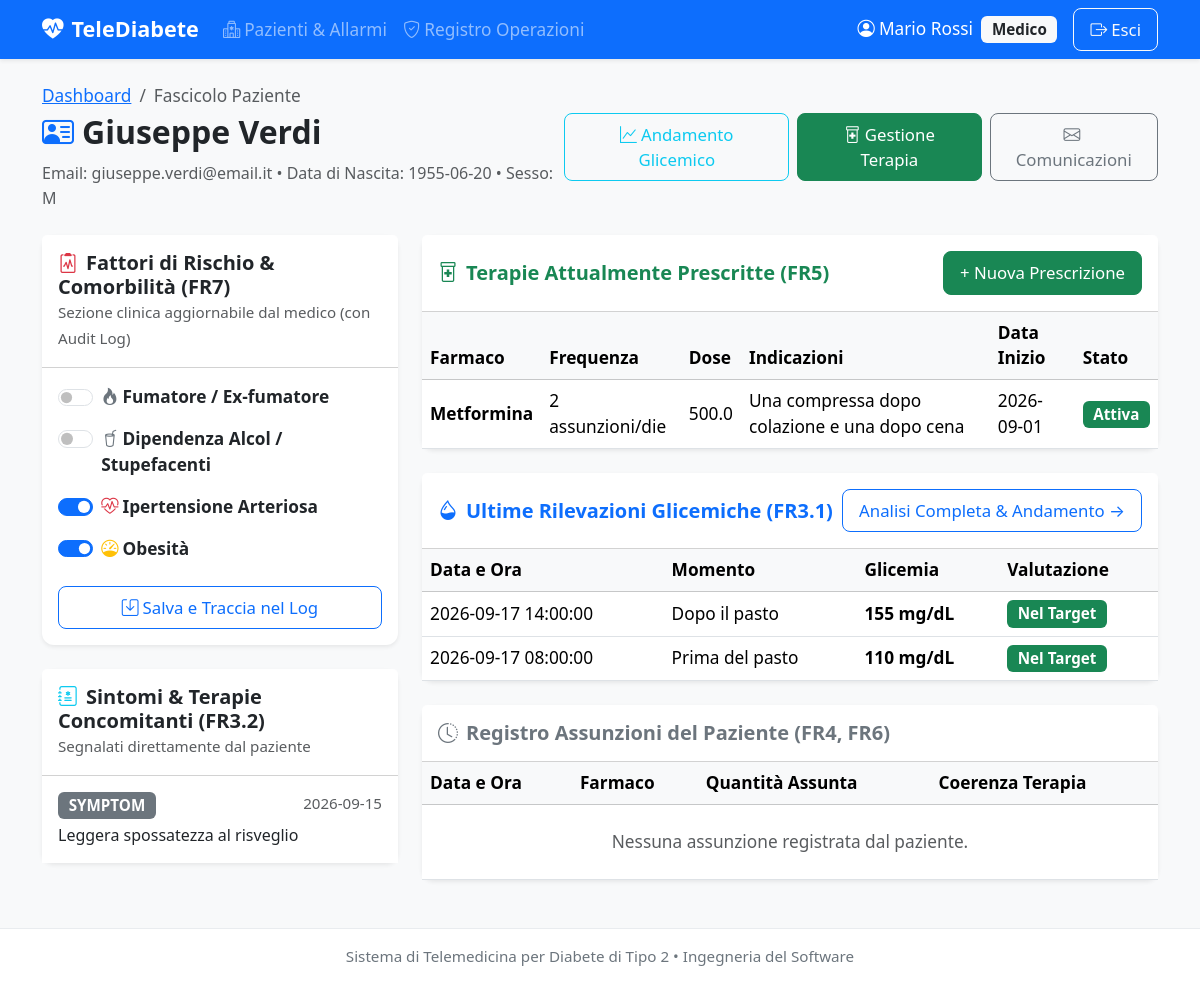
The page /doctor/patient/3/dossier (signed in) on the database its author committed.
### tables this page shows
CREATE TABLE users (
    id INTEGER PRIMARY KEY AUTOINCREMENT,
    email VARCHAR(100) UNIQUE NOT NULL,
    password_hash VARCHAR(255) NOT NULL,
    first_name VARCHAR(50) NOT NULL,
    last_name VARCHAR(50) NOT NULL,
    role INTEGER NOT NULL CHECK (role IN (0, 1, 2)), -- 0: Patient, 1: Doctor, 2: Admin
    is_active BOOLEAN DEFAULT 1
);

CREATE TABLE patients (
    user_id INTEGER PRIMARY KEY,
    doctor_id INTEGER NOT NULL,
    date_of_birth DATE,
    gender CHAR(1) CHECK (gender IN ('M', 'F', 'O')),
    FOREIGN KEY(user_id) REFERENCES users(id) ON DELETE CASCADE,
    FOREIGN KEY(doctor_id) REFERENCES users(id)
);

CREATE TABLE clinical_events (
    id INTEGER PRIMARY KEY AUTOINCREMENT,
    patient_id INTEGER NOT NULL,
    event_type VARCHAR(20) NOT NULL CHECK (event_type IN ('SYMPTOM', 'PATHOLOGY', 'OTHER_DRUG')),
    description TEXT NOT NULL,
    start_date DATE NOT NULL,
    end_date DATE,
    FOREIGN KEY(patient_id) REFERENCES patients(user_id) ON DELETE CASCADE
);

CREATE TABLE therapies (
    id INTEGER PRIMARY KEY AUTOINCREMENT,
    patient_id INTEGER NOT NULL,
    doctor_id INTEGER NOT NULL,
    drug_name VARCHAR(100) NOT NULL,
    daily_doses INTEGER NOT NULL CHECK (daily_doses > 0),
    quantity_per_dose REAL NOT NULL CHECK (quantity_per_dose > 0),
    instructions VARCHAR(255),
    is_active BOOLEAN DEFAULT 1,
    start_date DATE NOT NULL DEFAULT (CURRENT_DATE),
    FOREIGN KEY(patient_id) REFERENCES patients(user_id) ON DELETE CASCADE,
    FOREIGN KEY(doctor_id) REFERENCES users(id)
);

CREATE TABLE glycemic_readings (
    id INTEGER PRIMARY KEY AUTOINCREMENT,
    patient_id INTEGER NOT NULL,
    glucose_level INTEGER NOT NULL CHECK (glucose_level > 0),
    reading_datetime DATETIME NOT NULL,
    meal_context VARCHAR(20) NOT NULL CHECK (meal_context IN ('BEFORE_MEAL', 'AFTER_MEAL')),
    FOREIGN KEY(patient_id) REFERENCES patients(user_id) ON DELETE CASCADE
);

### app/controllers/DoctorController.py (the view)
@doctor_bp.route('/doctor/patient/<int:patient_id>/dossier')
@doctor_required
def patient_dossier(patient_id):
    doctor_id = session['user_id']
    patient = patient_service.get_patient(patient_id)
    if not patient:
        flash("Paziente non trovato.", "danger")
        return redirect(url_for('doctor.dashboard'))
    audit_service.log_operation(doctor_id, "VIEW_PATIENT", patient_id, f"Consultazione fascicolo paziente {patient.full_name}")
    medical_record = record_service.get_patient_record(patient_id)
    active_therapies = therapy_service.get_active_therapies(patient_id)
    all_therapies = therapy_service.get_all_therapies(patient_id)
    clinical_events = record_service.get_clinical_events(patient_id)
    recent_readings = measurement_service.get_patient_readings(patient_id, limit=10)
    recent_intakes = therapy_service.get_patient_intakes(patient_id, limit=10)
    return render_template(
        'doctor/patient_dossier.html',
        patient=patient,
        medical_record=medical_record,
        active_therapies=active_therapies,
        all_therapies=all_therapies,
        clinical_events=clinical_events,
        recent_readings=recent_readings,
        recent_intakes=recent_intakes
    )

### app/templates/doctor/patient_dossier.html (shortened to what this page needs)
{% extends "base.html" %}
{% block content %}
<div class="d-flex justify-content-between align-items-center mb-4">
    <div>
        <nav aria-label="breadcrumb">
            <ol class="breadcrumb mb-1">
                <li class="breadcrumb-item"><a href="{{ url_for('doctor.dashboard') }}">Dashboard</a></li>
                <li class="breadcrumb-item active">Fascicolo Paziente</li>
            </ol>
        </nav>
        <h2 class="fw-bold"><i class="bi bi-person-vcard text-primary me-2"></i>{{ patient.full_name }}</h2>
        <span class="text-muted fs-6">
            Email: {{ patient.email }} &bull; Data di Nascita: {{ patient.date_of_birth or 'N/D' }} &bull; Sesso: {{ patient.gender or 'N/D' }}
        </span>
    </div>
    <div class="d-flex gap-2">
        <a href="{{ url_for('doctor.patient_trends', patient_id=patient.user_id) }}" class="btn btn-outline-info">
            <i class="bi bi-graph-up me-1"></i>Andamento Glicemico
        </a>
        <a href="{{ url_for('doctor.manage_therapy', patient_id=patient.user_id) }}" class="btn btn-success">
            <i class="bi bi-prescription2 me-1"></i>Gestione Terapia
        </a>
        <a href="{{ url_for('doctor.messages', patient_id=patient.user_id) }}" class="btn btn-outline-secondary">
            <i class="bi bi-envelope me-1"></i>Comunicazioni
        </a>
    </div>
</div>
<div class="row g-4">
    <div class="col-lg-4">
        <div class="card shadow-sm border-0">
            <div class="card-header bg-white py-3">
                <h5 class="mb-0 fw-bold text-dark">
                    <i class="bi bi-clipboard2-pulse me-2 text-danger"></i>Fattori di Rischio & Comorbilità (FR7)
                </h5>
                <small class="text-muted">Sezione clinica aggiornabile dal medico (con Audit Log)</small>
            </div>
            <div class="card-body">
                <form method="POST" action="{{ url_for('doctor.update_medical_record', patient_id=patient.user_id) }}">
                    <div class="form-check form-switch mb-3">
                        <input class="form-check-input" type="checkbox" role="switch" id="is_smoker" name="is_smoker"
                               {% if medical_record.is_smoker %}checked{% endif %}>
                        <label class="form-check-label fw-semibold" for="is_smoker">
                            <i class="bi bi-fire me-1 text-secondary"></i>Fumatore / Ex-fumatore
                        </label>
                    </div>
                    <div class="form-check form-switch mb-3">
                        <input class="form-check-input" type="checkbox" role="switch" id="has_alcohol_issues" name="has_alcohol_issues"
                               {% if medical_record.has_alcohol_issues %}checked{% endif %}>
                        <label class="form-check-label fw-semibold" for="has_alcohol_issues">
                            <i class="bi bi-cup-straw me-1 text-secondary"></i>Dipendenza Alcol / Stupefacenti
                        </label>
                    </div>
                    <div class="form-check form-switch mb-3">
                        <input class="form-check-input" type="checkbox" role="switch" id="has_hypertension" name="has_hypertension"
                               {% if medical_record.has_hypertension %}checked{% endif %}>
                        <label class="form-check-label fw-semibold" for="has_hypertension">
                            <i class="bi bi-heart-pulse me-1 text-danger"></i>Ipertensione Arteriosa
                        </label>
                    </div>
                    <div class="form-check form-switch mb-4">
                        <input class="form-check-input" type="checkbox" role="switch" id="has_obesity" name="has_obesity"
                               {% if medical_record.has_obesity %}checked{% endif %}>
                        <label class="form-check-label fw-semibold" for="has_obesity">
                            <i class="bi bi-speedometer me-1 text-warning"></i>Obesità
                        </label>
                    </div>
                    <div class="d-grid">
                        <button type="submit" class="btn btn-outline-primary">
                            <i class="bi bi-save me-1"></i>Salva e Traccia nel Log
                        </button>
                    </div>
                </form>
            </div>
        </div>
        <div class="card shadow-sm border-0 mt-4">
            <div class="card-header bg-white py-3">
                <h5 class="mb-0 fw-bold text-dark">
                    <i class="bi bi-journal-medical me-2 text-info"></i>Sintomi & Terapie Concomitanti (FR3.2)
                </h5>
                <small class="text-muted">Segnalati direttamente dal paziente</small>
            </div>
            <div class="card-body p-0">
                {% if clinical_events %}
                    <ul class="list-group list-group-flush">
                        {% for ev in clinical_events %}
                            <li class="list-group-item p-3">
                                <div class="d-flex justify-content-between mb-1">
                                    <span class="badge bg-secondary">{{ ev.event_type }}</span>
                                    <small class="text-muted">{{ ev.start_date }} {% if ev.end_date %} - {{ ev.end_date }}{% endif %}</small>
                                </div>
                                <p class="mb-0 fs-6">{{ ev.description }}</p>
                            </li>
                        {% endfor %}
                    </ul>
                {% else %}
                    <div class="p-4 text-center text-muted">
                        Nessun evento clinico o sintomo segnalato.
                    </div>
                {% endif %}
            </div>
        </div>
    </div>
    <div class="col-lg-8">
        <div class="card shadow-sm border-0 mb-4">
            <div class="card-header bg-white py-3 d-flex justify-content-between align-items-center">
                <h5 class="mb-0 fw-bold text-success">
                    <i class="bi bi-prescription2 me-2"></i>Terapie Attualmente Prescritte (FR5)
                </h5>
                <a href="{{ url_for('doctor.manage_therapy', patient_id=patient.user_id) }}" class="btn btn-sm btn-success">
                    + Nuova Prescrizione
                </a>
            </div>
            <div class="table-responsive">
                <table class="table table-hover align-middle mb-0">
                    <thead class="table-light">
                        <tr>
                            <th>Farmaco</th>
                            <th>Frequenza</th>
                            <th>Dose</th>
                            <th>Indicazioni</th>
                            <th>Data Inizio</th>
                            <th>Stato</th>
                        </tr>
                    </thead>
                    <tbody>
                        {% if active_therapies %}
                            {% for t in active_therapies %}
                                <tr>
                                    <td><strong>{{ t.drug_name }}</strong></td>
                                    <td>{{ t.daily_doses }} assunzioni/die</td>
                                    <td>{{ t.quantity_per_dose }}</td>
                                    <td>{{ t.instructions or '-' }}</td>
                                    <td>{{ t.start_date }}</td>
                                    <td><span class="badge bg-success">Attiva</span></td>
                                </tr>
                            {% endfor %}
                        {% else %}
                            <tr>
                                <td colspan="6" class="text-center text-muted py-4">Nessuna terapia attiva registrata per questo paziente.</td>
                            </tr>
                        {% endif %}
                    </tbody>
                </table>
            </div>
        </div>
        <div class="card shadow-sm border-0 mb-4">
            <div class="card-header bg-white py-3 d-flex justify-content-between align-items-center">
                <h5 class="mb-0 fw-bold text-primary">
                    <i class="bi bi-droplet-half me-2"></i>Ultime Rilevazioni Glicemiche (FR3.1)
                </h5>
                <a href="{{ url_for('doctor.patient_trends', patient_id=patient.user_id) }}" class="btn btn-sm btn-outline-primary">
                    Analisi Completa & Andamento &rarr;
                </a>
            </div>
            <div class="table-responsive">
                <table class="table table-hover align-middle mb-0">
                    <thead class="table-light">
                        <tr>
                            <th>Data e Ora</th>
                            <th>Momento</th>
                            <th>Glicemia</th>
                            <th>Valutazione</th>
                        </tr>
                    </thead>
                    <tbody>
                        {% if recent_readings %}
                            {% for r in recent_readings %}
                                <tr>
                                    <td>{{ r.reading_datetime }}</td>
                                    <td>{{ r.meal_context_label }}</td>
                                    <td><strong>{{ r.glucose_level }} mg/dL</strong></td>
                                    <td>
                                        {% if (r.meal_context == 'BEFORE_MEAL' and (r.glucose_level < 80 or r.glucose_level > 130)) or (r.meal_context == 'AFTER_MEAL' and r.glucose_level > 180) %}
                                            {% if r.glucose_level < 60 or r.glucose_level >= 250 %}
                                                <span class="badge bg-danger">Critico</span>
                                            {% else %}
                                                <span class="badge bg-warning text-dark">Fuori Soglia</span>
                                            {% endif %}
                                        {% else %}
                                            <span class="badge bg-success">Nel Target</span>
                                        {% endif %}
                                    </td>
                                </tr>
                            {% endfor %}
                        {% else %}
                            <tr>
                                <td colspan="4" class="text-center text-muted py-4">Nessuna misurazione presente.</td>
                            </tr>
                        {% endif %}
                    </tbody>
                </table>
            </div>
        </div>
        <div class="card shadow-sm border-0">
            <div class="card-header bg-white py-3">
                <h5 class="mb-0 fw-bold text-secondary">
                    <i class="bi bi-clock-history me-2"></i>Registro Assunzioni del Paziente (FR4, FR6)
                </h5>
            </div>
            <div class="table-responsive">
                <table class="table table-hover align-middle mb-0">
                    <thead class="table-light">
                        <tr>
                            <th>Data e Ora</th>
                            <th>Farmaco</th>
                            <th>Quantità Assunta</th>
                            <th>Coerenza Terapia</th>
                        </tr>
                    </thead>
                    <tbody>
                        {% if recent_intakes %}
                            {% for i in recent_intakes %}
                                <tr>
                                    <td>{{ i.intake_datetime }}</td>
                                    <td>{{ i.drug_name }}</td>
                                    <td>{{ i.quantity_taken }}</td>
                                    <td>
                                        {% if i.is_consistent %}
                                            <span class="badge bg-success">Coerente</span>
                                        {% else %}
                                            <span class="badge bg-warning text-dark">Incongruente</span>
                                        {% endif %}
                                    </td>
                                </tr>
                            {% endfor %}
                        {% else %}
                            <tr>
                                <td colspan="4" class="text-center text-muted py-4">Nessuna assunzione registrata dal paziente.</td>
                            </tr>
                        {% endif %}
                    </tbody>
                </table>
            </div>
        </div>
    </div>
</div>
{% endblock %}

### rows shown on the page
users: email "giuseppe.verdi@email.it"
patients: date_of_birth "1955-06-20", gender "M"
clinical_events: event_type "SYMPTOM", start_date "2026-09-15", description "Leggera spossatezza al risveglio"
therapies: drug_name "Metformina", daily_doses "2", quantity_per_dose "500.0", instructions "Una compressa dopo colazione e una dopo cena", start_date "2026-09-01"
glycemic_readings: reading_datetime "2026-09-17 14:00:00", meal_context_label "Dopo il pasto", glucose_level "155", meal_context "Nel Target"
glycemic_readings: reading_datetime "2026-09-17 08:00:00", meal_context_label "Prima del pasto", glucose_level "110", meal_context "Nel Target"

### other values the page prints
{{ session.get('full_name') }} "Mario Rossi"
{{ patient.full_name }} "Giuseppe Verdi"
